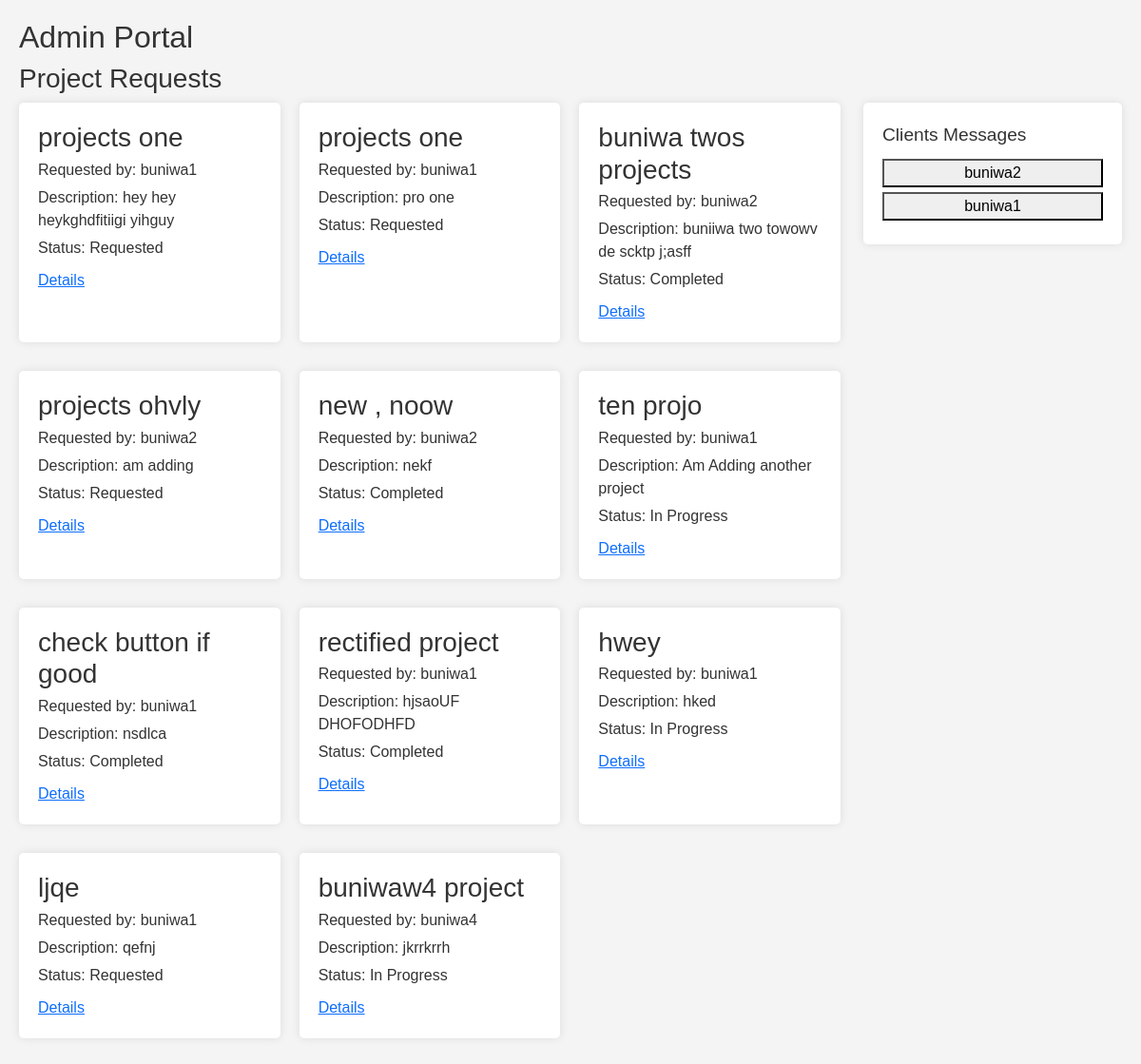
Before: /portal/admin/ (signed in) with the older database file.
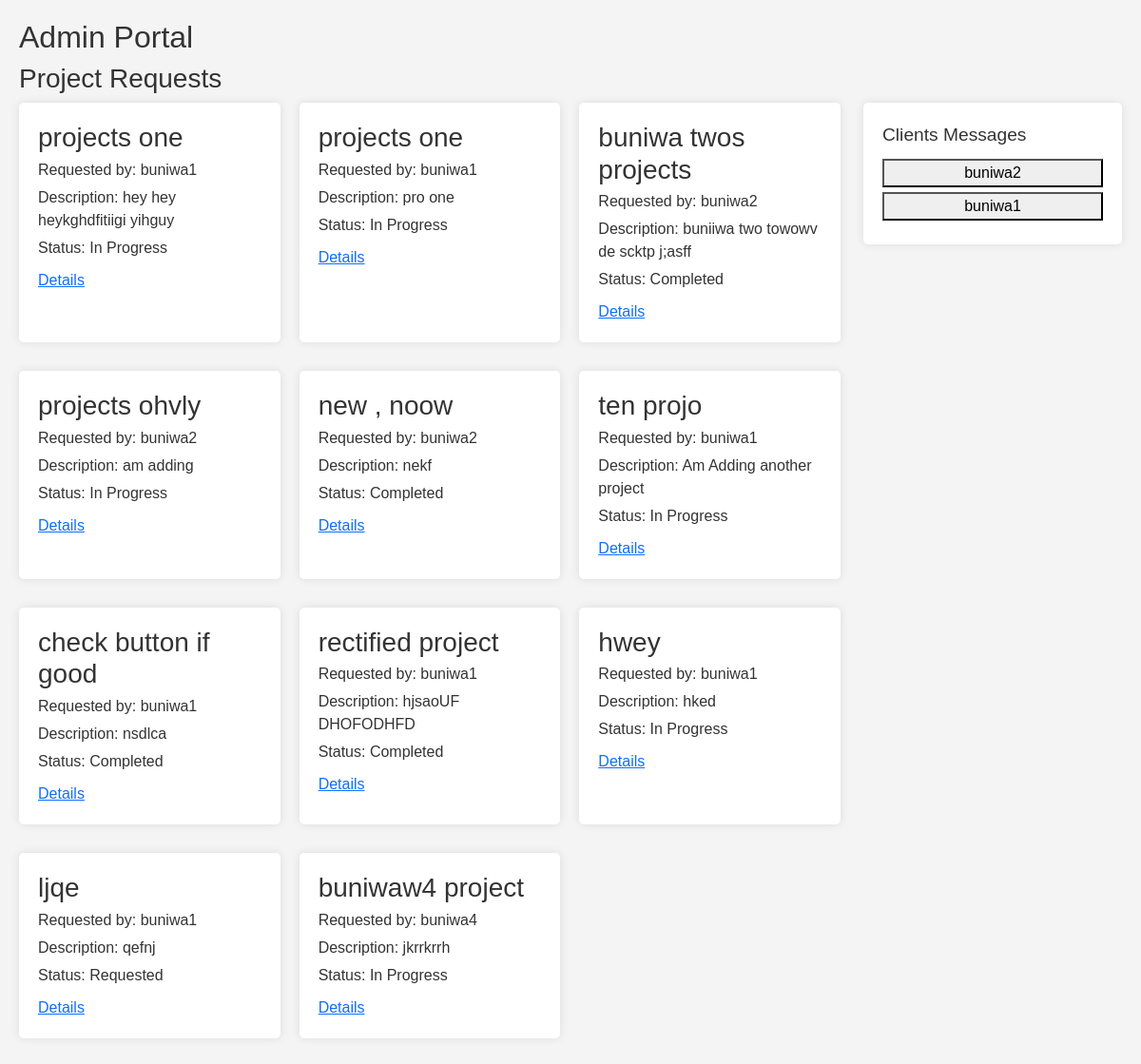
After: the same page with the newer database file.
### Portal/models.py (models this page shows, shortened)
class ProjectRequest(models.Model):
    user = models.ForeignKey(User, on_delete=models.CASCADE)
    project_name = models.CharField(max_length=100)
    description = models.TextField()
    status = models.CharField(max_length=20, choices=[('Requested', 'Requested'), ('In Progress', 'In Progress'), ('Completed', 'Completed')])

### Portal/views.py (the view)
# urls.py: path('admin/', views.admin_portal, name='admin_portal'),  # Admin portal view
@login_required
@user_passes_test(is_admin)
def admin_portal(request):
    project_requests = ProjectRequest.objects.all()
    messages = Message.objects.all().order_by('-timestamp')
    messages_by_user = {}
    for message in messages:
        if message.user not in messages_by_user:
            messages_by_user[message.user] = []
        messages_by_user[message.user].append(message)
    return render(request, 'Portal/admin_portal.html', {
        'project_requests': project_requests,
        'messages_by_user': messages_by_user,
    })

### Buniwa/context_processors.py (called while the page is built)
def profile_photo(request):
    if request.user.is_authenticated:
        user_details = UserDetails.objects.get(user=request.user)
        profile_photo_url = user_details.profile_photo.url if user_details.profile_photo else 'https://st3.depositphotos.com/15648834/17930/v/600/depositphotos_179308454-stock-illustration-unknown-person-silhouette-glasses-profile.jpg'
        return {'profile_photo_url': profile_photo_url}
    return {}

### Portal/views.py (called while the page is built)
def is_admin(user):
    return user.is_superuser  # Ensure only admins can access this view

### Portal/templates/Portal/admin_portal.html (shortened to what this page needs)
<!DOCTYPE html>
<html lang="en">
<head>
    <link href="https://cdn.jsdelivr.net/npm/bootstrap@5.3.3/dist/css/bootstrap.min.css" rel="stylesheet">
</head>
<body>
    <h2>Admin Portal</h2>
    <h3>Project Requests</h3>
<div class="row d-flex">
<div class="col-md-9">
    <div class="projects">
        {% if project_requests %}
            {% for request in project_requests %}
                <div class="project-card">
                    <h3>{{ request.project_name }}</h3>
                    <p>Requested by: {{ request.user.username }}</p>
                    <p>Description: {{ request.description }}</p>
                    <p>Status: {{ request.status }}</p>
                    <div class="buttons">
                        <a href="{% url 'create_milestones' request.id %}" class="details-btn">Details</a>
                    </div>
                </div>
            {% endfor %}
        {% else %}
            <p>No project requests at the moment.</p>
        {% endif %}
    </div>
    </div>
    <div class="col-md-3">
    <div class="message-section">
        <div class="message-header">
            Clients Messages
        </div>
        <div class="tab-buttons">
            {% for user, messages in messages_by_user.items %}
                <button onclick="showTab('{{ user.username }}')">{{ user.username }}</button>
            {% endfor %}
        </div>
    </div>
    </div>
</div>
</body>
</html>

Changed rows visible on the page:
changed ProjectRequest "hey hey heykghdfitiigi yihguy": status "Requested" → "In Progress"
changed ProjectRequest "pro one": status "Requested" → "In Progress"
changed ProjectRequest "projects ohvly": status "Requested" → "In Progress"
